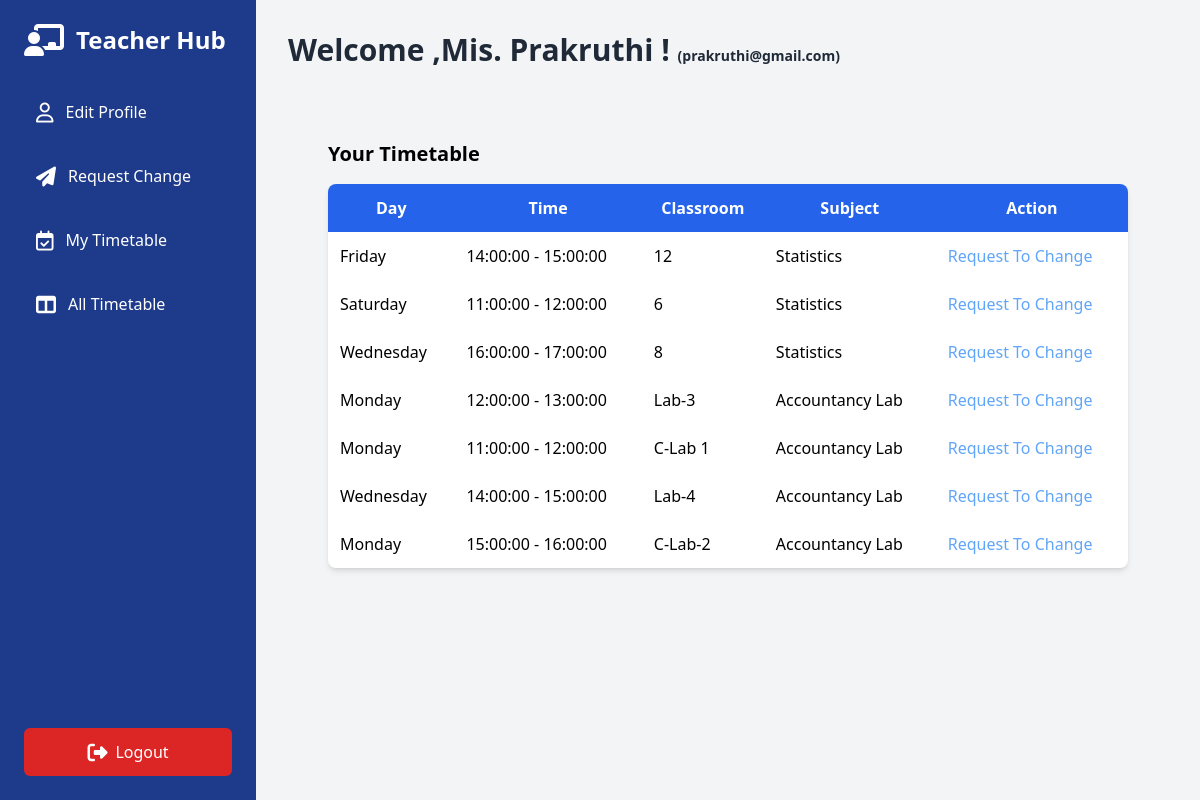
/src/views/teacher/dashboard.php (signed in), run on the app's committed database.
### tables this page shows
CREATE TABLE `timetable` (
  `id` int(11) NOT NULL,
  `subject_id` int(11) NOT NULL,
  `teacher_id` int(11) NOT NULL,
  `classroom_id` int(11) NOT NULL,
  `day` enum('Monday','Tuesday','Wednesday','Thursday','Friday','Saturday') NOT NULL,
  `start_time` time NOT NULL,
  `end_time` time NOT NULL,
  `combination_id` int(11) NOT NULL
);

CREATE TABLE `classrooms` (
  `id` int(11) NOT NULL,
  `room_no` varchar(10) NOT NULL,
  `type` enum('theory','lab') NOT NULL
);

CREATE TABLE `subjects` (
  `id` int(11) NOT NULL,
  `name` varchar(100) NOT NULL,
  `min_classes_per_week` int(11) NOT NULL,
  `type` enum('theory','lab') NOT NULL,
  `duration` int(11) UNSIGNED DEFAULT NULL,
  `combination_id` int(11) NOT NULL
);

### src/models/Timetable.php (called while the page is built, shortened)
<?php
class Timetable
{
    private $conn;
    public function __construct($db)
    {
        $this->conn = $db;
    }
    public function getTimetableByTeacherId_Data($teacher_id)
    {
        $query = "
    SELECT  tt.id AS entry_id, tt.day as day, tt.start_time AS start_time, tt.end_time AS end_time,
           s.name AS subject, c.name AS combination, c.semester AS semester, cr.room_no AS classroom
    FROM timetable tt
    JOIN subjects s ON tt.subject_id = s.id
    JOIN combinations c ON tt.combination_id = c.id
    JOIN classrooms cr ON tt.classroom_id = cr.id
    WHERE tt.teacher_id = :teacher_id
    ";
        $stmt = $this->conn->prepare($query);
        $stmt->bindParam(":teacher_id", $teacher_id);
        $stmt->execute();
        $timetable = $stmt->fetchAll(PDO::FETCH_ASSOC);
        return $timetable;
    }
}

### src/views/teacher/dashboard.php (the view, shortened to what this page needs)
<?php include "./header.php";
include_once "../../models/Timetable.php";
$database = new Database();
$db = $database->getConnection();
$timetable = new Timetable($db);
$timetable_data = $timetable->getTimetableByTeacherId_Data($_SESSION['teacher_id']);
?>
        <h1 class="text-3xl font-semibold text-gray-800 mb-8">Welcome ,<?= htmlspecialchars($_SESSION['teacher_name'])?>! <span class="text-sm ">(<?= htmlspecialchars($_SESSION['teacher_email'])?>)</span></h1>
        <div class="flex-1 p-10">
            <section id="timetable" class="mb-10">
                <h2 class="text-xl font-semibold mb-4">Your Timetable</h2>
                <table class="w-full bg-white shadow-md rounded-lg overflow-hidden">
                    <thead class="bg-blue-600 text-white">
                        <tr class="align-centre">
                            <th class="p-3">Day</th>
                            <th class="p-3">Time</th>
                            <th class="p-3">Classroom</th>
                            <th class="p-3">Subject</th>
                            <th class="p-3">Action</th>
                        </tr>
                    </thead>
                    <tbody>
                    <?php foreach ($timetable_data as $row) : ?>
                            <tr>
                                <td class="p-3"><?= htmlspecialchars($row['day']); ?></td>
                                <td class="p-3"><?= htmlspecialchars($row['start_time']); ?> - <?= htmlspecialchars($row['end_time'])?></td>
                                <td class="p-3"><?= htmlspecialchars($row['classroom']); ?></td>
                                <td class="p-3"><?= htmlspecialchars($row['subject']); ?></td>
                                <td class="p-3 text-blue-400"><a href="sendRequest.php?id=<?= $row['entry_id'] ?>;day?<?= htmlspecialchars($row['day']); ?>st?<?= htmlspecialchars($row['start_time']); ?> et?<?= htmlspecialchars($row['end_time'])?>sub?<?= htmlspecialchars($row['subject']); ?> rn?<?= htmlspecialchars($row['classroom']); ?>">Request To Change</a></td>
                            </tr>
                        <?php endforeach; ?>
                    </tbody>
                </table>
            </section>
        </div>
    </div>
</body>
</html>

### data on the page
timetable: day "Friday", start_time "14:00:00", end_time "15:00:00", classroom.room_no "12", subject.name "Statistics"
timetable: day "Saturday", start_time "11:00:00", end_time "12:00:00", classroom.room_no "6", subject.name "Statistics"
timetable: day "Wednesday", start_time "16:00:00", end_time "17:00:00", classroom.room_no "8", subject.name "Statistics"
timetable: day "Monday", start_time "12:00:00", end_time "13:00:00", classroom.room_no "Lab-3", subject.name "Accountancy Lab"
timetable: day "Monday", start_time "11:00:00", end_time "12:00:00", classroom.room_no "C-Lab 1", subject.name "Accountancy Lab"
timetable: day "Wednesday", start_time "14:00:00", end_time "15:00:00", classroom.room_no "Lab-4", subject.name "Accountancy Lab"
timetable: day "Monday", start_time "15:00:00", end_time "16:00:00", classroom.room_no "C-Lab-2", subject.name "Accountancy Lab"

### other printed values
$_SESSION['teacher_name'] "Mis. Prakruthi"
$_SESSION['teacher_email'] "prakruthi@gmail.com"
